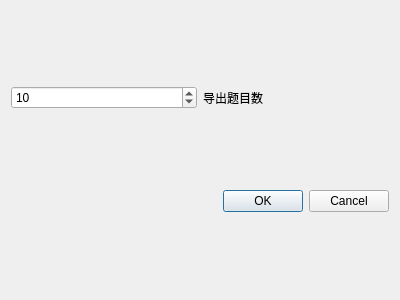
<?xml version="1.0" encoding="UTF-8"?>
<ui version="4.0">
 <class>Dialog</class>
 <widget class="QDialog" name="Dialog">
  <property name="geometry">
   <rect>
    <x>0</x>
    <y>0</y>
    <width>400</width>
    <height>300</height>
   </rect>
  </property>
  <property name="windowTitle">
   <string>导出错误</string>
  </property>
  <layout class="QGridLayout" name="gridLayout">
   <item row="0" column="0">
    <widget class="QSpinBox" name="spinBox_count">
     <property name="minimum">
      <number>1</number>
     </property>
     <property name="value">
      <number>10</number>
     </property>
    </widget>
   </item>
   <item row="0" column="1">
    <widget class="QLabel" name="label">
     <property name="text">
      <string>导出题目数</string>
     </property>
    </widget>
   </item>
   <item row="1" column="0" colspan="2">
    <widget class="QDialogButtonBox" name="buttonBox">
     <property name="orientation">
      <enum>Qt::Horizontal</enum>
     </property>
     <property name="standardButtons">
      <set>QDialogButtonBox::Cancel|QDialogButtonBox::Ok</set>
     </property>
    </widget>
   </item>
  </layout>
 </widget>
 <resources/>
 <connections>
  <connection>
   <sender>buttonBox</sender>
   <signal>accepted()</signal>
   <receiver>Dialog</receiver>
   <slot>accept()</slot>
   <hints>
    <hint type="sourcelabel">
     <x>248</x>
     <y>254</y>
    </hint>
    <hint type="destinationlabel">
     <x>157</x>
     <y>274</y>
    </hint>
   </hints>
  </connection>
  <connection>
   <sender>buttonBox</sender>
   <signal>rejected()</signal>
   <receiver>Dialog</receiver>
   <slot>reject()</slot>
   <hints>
    <hint type="sourcelabel">
     <x>316</x>
     <y>260</y>
    </hint>
    <hint type="destinationlabel">
     <x>286</x>
     <y>274</y>
    </hint>
   </hints>
  </connection>
 </connections>
</ui>
